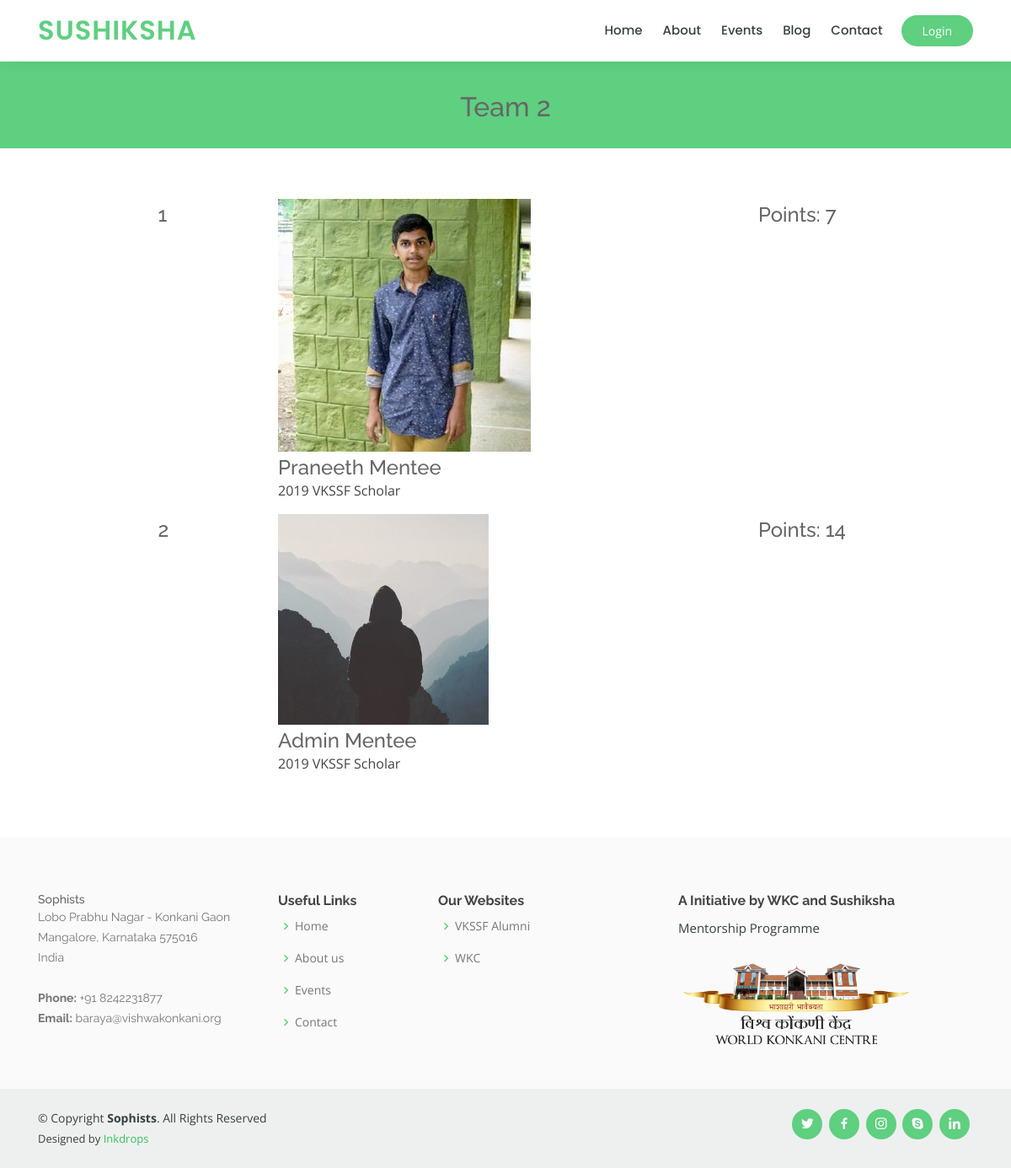
Page /team/2 on the committed database.
### users/models.py (models this page shows, shortened)
class Teams(models.Model):
    name = models.CharField(max_length=30)
    image = models.ImageField(upload_to='teams')
    bio = models.TextField()
    points = models.IntegerField(default=0)
    members = models.ManyToManyField(Profile)

class Profile(models.Model):
    user = models.OneToOneField(User, on_delete=models.CASCADE)
    image = models.ImageField(default='default.jpg', upload_to='profile_pics')
    role = models.BooleanField(default=False)
    batch = models.CharField(max_length=10, choices=BATCH, default="2019")
    name = models.CharField(max_length=100, default=None, blank=True, null=True)
    phone = models.PositiveBigIntegerField(default=None, blank=True, null=True)
    college = models.CharField(max_length=300, default=None, blank=True, null=True)
    profession = models.CharField(max_length=100, default=None, blank=True, null=True)
    address = models.TextField(default=None, blank=True, null=True)
    guidance = models.TextField(default=None, blank=True, null=True)
    linkedin = models.URLField(default=None, blank=True, null=True)
    instagram = models.URLField(default=None, blank=True, null=True)
    twitter = models.URLField(default=None, blank=True, null=True)
    github = models.URLField(default=None, blank=True, null=True)
    okr = models.URLField(default=None, blank=True, null=True)
    facebook = models.URLField(default=None, blank=True, null=True)
    def get_absolute_url(self):
        return reverse('user-detail', kwargs={'pk': self.user.pk})
    def get_point(self):
        point = self.user.reward_set.aggregate(Sum('badges__points'))['badges__points__sum']
        if point:
            return point
        else:
            return 0
    @property
    def get_role(self):
        if self.role:
            return 'Mentor'
        else:
            return 'Mentee'

### djangoProject/views.py (the view)
# urls.py: path('team/<int:id>', team, name='team'),
def team(request, id):
    team_set = get_object_or_404(Teams, id=id)
    context = {
        'query_set': team_set
    }
    return render(request, 'team.html', context=context)

### templates/team.html
{% extends 'base.html' %}
{% load static %}
{% block content %}
    <main id="main">
        <div class="breadcrumbs" data-aos="fade-in">
            <div class="container">
                <h2>{{ query_set.name }}</h2>
            </div>
        </div>
        <section id="schedule" class="section-with-bg">
            <div class="container" data-aos="fade-up">
                <div class="tab-content row justify-content-center" data-aos="fade-up" data-aos-delay="200">
                        <div role="tabpanel" class="col-lg-9 tab-pane fade show active" id="team-{{ forloop.counter }}">
                            {% for member in query_set.members.all %}
                                <div class="row schedule-item">
                                    <div class="col-md-2"><h4>{{ forloop.counter }}</h4></div>
                                    <div class="col-md-8">
                                        <div class="speaker">
                                            <img src="{{ member.image.url }}" alt="{{ member.user.username }}" title="{{ member.user.username }}">
                                        </div>
                                        <a href="{{ member.get_absolute_url }}"><h4>{{ member.user.username }} <span>{{ member.get_role }}</span></h4></a>
                                        <p>{{ member.batch }} VKSSF Scholar</p>
                                    </div>
                                <div class="col-md-2">
                                    <h4>Points: {{ member.get_point }}</h4>
                                </div>
                                </div>
                            {% endfor %}
                        </div>
                </div>
            </div>
        </section>
    </main>
{% endblock content %}

### static/assets/css/style.css (style rules this page uses)
body { font-family: "Open Sans", sans-serif; color: #444444; }
a { color: #5fcf80; }
h1, h2, h3, h4, h5, h6 { font-family: "Raleway", sans-serif; }
section { padding: 60px 0; overflow: hidden; }
.breadcrumbs { margin-top: 73px; text-align: center; background: #5fcf80; padding: 30px 0; color: #fff; }
.breadcrumbs h2 { font-size: 32px; font-weight: 500; }

### static/grappelli/stylesheets/partials/custom/tinymce.css (style rules this page uses)
h1,h2,h3,h4 { color:#666;margin:0;padding:0;padding-top:5px }

### rows in the picture
Teams: name "Team 2"
Profile: image (picture), user.username "Praneeth", get_role "Mentee", batch "2019", get_point "7"
Profile: image (placeholder picture), user.username "Admin", get_role "Mentee", batch "2019", get_point "14"
